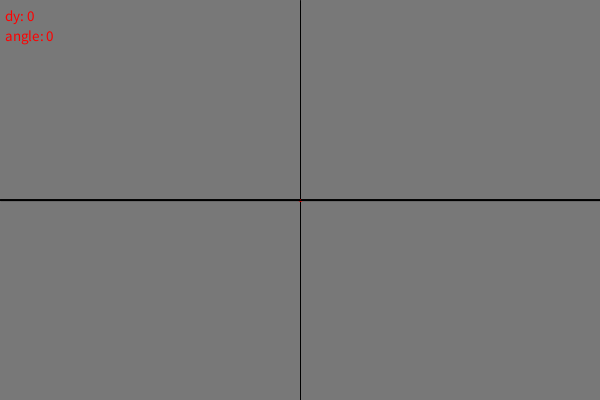
Frame 1 (no input)
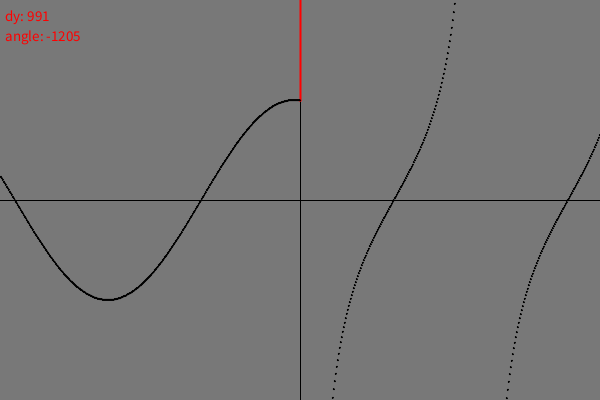
Frame 60 (the mouse pressed at the canvas centre just before this capture)
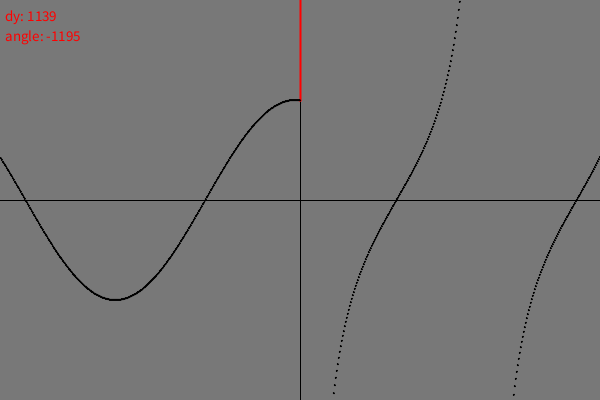
Frame 120 (the mouse held since frame 60 and released just before this capture)

The Processing sketch that drew these frames (run headless with seeded random() and noise(); from frame 60 on, the mouse is pressed at the canvas centre):

// Processing sketch: Welle
// ── Welle.pde
float [] A;
float r;
float theta =0;
float f;

float n=600;

void setup() {
  size(600, 400);
  background(120);
  noFill();
  A = new float [round(n)];
    f = A.length/2;
  r=width/n;
}

void draw() {
  background(120);
  translate(0, height/2);


  line(-width/2, 0, width, 0);
  line(width/2, -height/2, width/2, height/2);
  
  stroke(255, 0, 0);
  strokeWeight(2);
  line(width/2,A[A.length/2-1], width/2, A[A.length/2+1]);
  line(width/2-r,A[A.length/2-1],width/2,A[A.length/2-1]);
  line(width/2+r,A[A.length/2+1],width/2,A[A.length/2+1]);
    
    
    fill(255,0,0);
    textSize(15);
    text("dy: " +   round((A[A.length/2-1]-A[A.length/2+1])),5,-height/2+20);
    text("angle: " +  round(theta),5,-height/2+40);
    
  strokeWeight(1);
  stroke(0);
  noFill();
  
  for (int i=0; i < A.length; i++) {
    if(i != A.length/2){
    ellipse((i)*r+r/2, A[i], r, r);
    }; 
  
    if (i<A.length/2) {
      A[i]=100*sin(radians(r*i+theta)-f);
    }else{
      A[i]=100*tan(radians(r*-i+theta+60)-f);
    }
    
    theta+=radians(r/4-(r/5)+map(mouseX,0,width,-2,2));
    
  }
}
